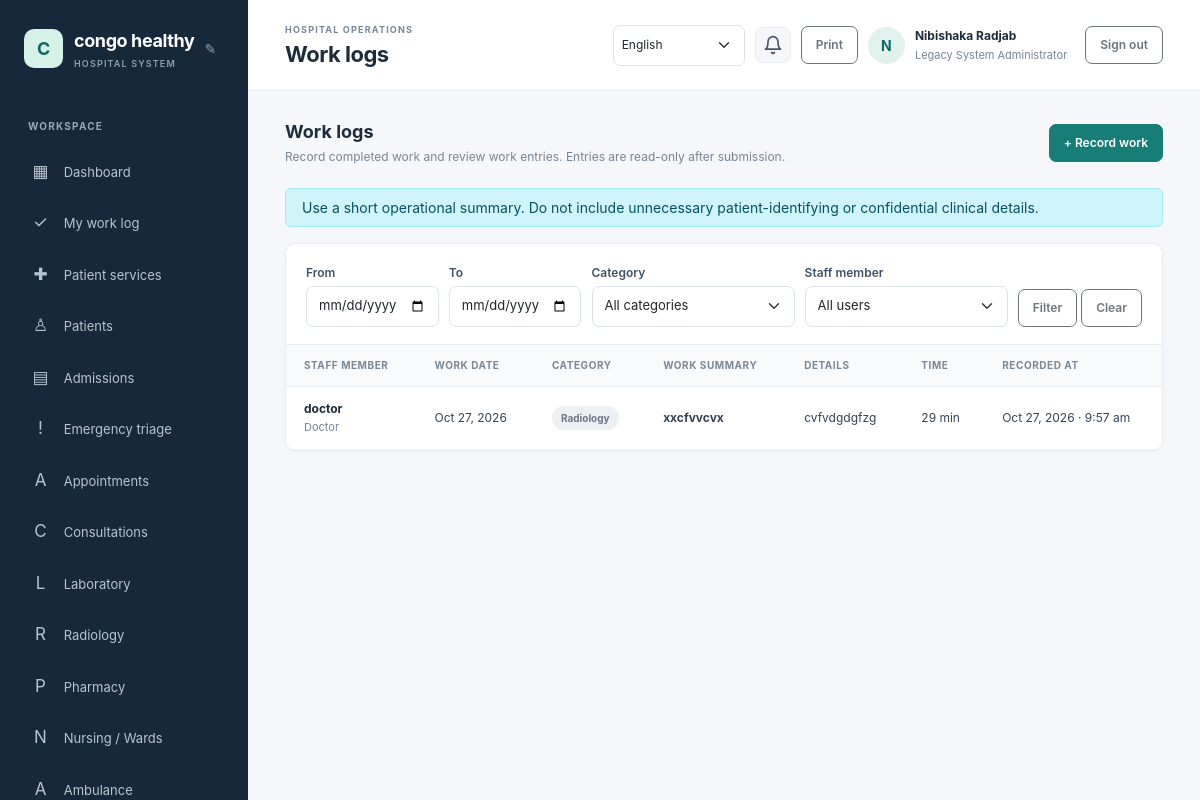
/work-log/index.php (signed in), run on the app's committed database.
### tables this page shows
CREATE TABLE `hospital_settings` (
  `setting_key` varchar(80) NOT NULL,
  `setting_value` text NOT NULL,
  `updated_at` timestamp NOT NULL DEFAULT current_timestamp() ON UPDATE current_timestamp()
);

CREATE TABLE `users` (
  `id` bigint(20) UNSIGNED NOT NULL,
  `role_id` tinyint(3) UNSIGNED NOT NULL,
  `full_name` varchar(160) NOT NULL,
  `email` varchar(190) NOT NULL,
  `password_hash` varchar(255) NOT NULL,
  `is_active` tinyint(1) NOT NULL DEFAULT 1,
  `payment_method` enum('bank_transfer','mobile_money','paypal','other') DEFAULT NULL,
  `payment_details` varchar(255) DEFAULT NULL,
  `last_login_at` datetime DEFAULT NULL,
  `created_at` timestamp NOT NULL DEFAULT current_timestamp()
);

CREATE TABLE `roles` (
  `id` tinyint(3) UNSIGNED NOT NULL,
  `role_key` varchar(40) NOT NULL,
  `name` varchar(80) NOT NULL
);

CREATE TABLE `work_logs` (
  `id` bigint(20) UNSIGNED NOT NULL,
  `user_id` bigint(20) UNSIGNED NOT NULL,
  `work_date` date NOT NULL,
  `category` varchar(40) NOT NULL,
  `summary` varchar(160) NOT NULL,
  `details` text NOT NULL,
  `duration_minutes` smallint(5) UNSIGNED DEFAULT NULL,
  `created_at` timestamp NOT NULL DEFAULT current_timestamp()
);

### config/database.php (called while the page is built, shortened)
<?php
$host = getenv('DB_HOST') ?: '127.0.0.1';
$port = getenv('DB_PORT') ?: '3306';
$name = getenv('DB_NAME') ?: 'hospital_management';
$user = getenv('DB_USER') ?: 'root';
$password = getenv('DB_PASSWORD') ?: '';
try {
    $pdo = new PDO(
        "mysql:host={$host};port={$port};dbname={$name};charset=utf8mb4",
        $user,
        $password,
        [
            PDO::ATTR_ERRMODE => PDO::ERRMODE_EXCEPTION,
            PDO::ATTR_DEFAULT_FETCH_MODE => PDO::FETCH_ASSOC,
            PDO::ATTR_EMULATE_PREPARES => false,
        ]
    );
} catch (PDOException $exception) {
    error_log('Database connection failed: ' . $exception->getMessage());
    http_response_code(500);
    exit('Database connection failed. Check the database settings and import database/schema.sql.');
}
return $pdo;

### includes/functions.php (called while the page is built, shortened)
<?php
function e(?string $value): string
{
    return htmlspecialchars($value ?? '', ENT_QUOTES | ENT_SUBSTITUTE, 'UTF-8');
}
function format_date(?string $value): string
{
    return date('M j, Y', strtotime($value));
}
function work_log_categories(): array
{
    return [
        'clinical_care' => 'Clinical care',
        'patient_support' => 'Patient support',
        'administration' => 'Administration',
        'laboratory' => 'Laboratory',
        'radiology' => 'Radiology',
        'pharmacy' => 'Pharmacy',
        'billing' => 'Billing',
        'inventory' => 'Inventory',
        'maintenance' => 'Maintenance',
        'training' => 'Training',
        'other' => 'Other',
    ];
}
function get_hospital_name(): string
{
    global $pdo;
    static $name = null;
    if ($name === null) {
        try {
            $name = (string) $pdo->query(
                "SELECT setting_value FROM hospital_settings WHERE setting_key = 'hospital_name'"
            )->fetchColumn();
        } catch (\Throwable) {
            $name = 'KivuCare';
        }
    }
    return $name;
}

### includes/auth.php (called while the page is built, shortened)
<?php
require_once __DIR__ . '/bootstrap.php';
function require_login(): void
{
    global $pdo;
    $statement = $pdo->prepare(
        'SELECT u.is_active, r.id AS role_id, r.role_key, r.name AS role_name
         FROM users u JOIN roles r ON r.id = u.role_id WHERE u.id = :id'
    );
    $statement->execute(['id' => $_SESSION['user']['id']]);
}
function has_permission(string $permissionKey): bool
{
    static $permissionsByRole = [];
    $roleId = (int) (current_user()['role_id'] ?? 0);
    if (!isset($permissionsByRole[$roleId])) {
        global $pdo;
        $statement = $pdo->prepare(
            'SELECT p.permission_key
             FROM role_permissions rp
             JOIN permissions p ON p.id = rp.permission_id
             WHERE rp.role_id = :role_id'
        );
        $statement->execute(['role_id' => $roleId]);
        $permissionsByRole[$roleId] = array_fill_keys(
            array_column($statement->fetchAll(), 'permission_key'),
            true
        );
    }
    return isset($permissionsByRole[$roleId][$permissionKey]);
}
function current_user(): array
{
    return $_SESSION['user'] ?? [];
}

### work-log/index.php (the view, shortened to what this page needs)
<?php
require_once __DIR__ . '/../includes/auth.php';
require_login();
$canViewAll = has_permission('work_logs.view_all');
$categories = work_log_categories();
$dateFrom = trim((string) ($_GET['date_from'] ?? ''));
$dateTo = trim((string) ($_GET['date_to'] ?? ''));
$filters = [];
$params = [];
$where = $filters === [] ? '' : 'WHERE ' . implode(' AND ', $filters);
$query = $pdo->prepare(
    "SELECT wl.id, wl.user_id, wl.work_date, wl.category, wl.summary, wl.details,
            wl.duration_minutes, wl.created_at, u.full_name, r.name AS role_name
     FROM work_logs wl
     JOIN users u ON u.id = wl.user_id
     JOIN roles r ON r.id = u.role_id
     {$where}
     ORDER BY wl.work_date DESC, wl.created_at DESC
     LIMIT 200"
);
$query->execute($params);
$workLogs = $query->fetchAll();
$pageTitle = $canViewAll ? 'Work logs' : 'My work log';
require __DIR__ . '/../includes/header.php';
?>
<div class="page-heading">
    <div><h2><?= e($pageTitle) ?></h2><p>Record completed work and review work entries. Entries are read-only after submission.</p></div>
    <?php if (has_permission('work_logs.create')): ?><a class="btn btn-primary" href="/hospital%20management/work-log/create.php">+ Record work</a><?php endif; ?>
</div>
<?php if (has_permission('work_logs.create')): ?>
    <div class="alert alert-info py-2">Use a short operational summary. Do not include unnecessary patient-identifying or confidential clinical details.</div>
<?php endif; ?>
<section class="content-card mt-0">
    <form class="card-heading row g-2 align-items-end" method="get" action="/hospital%20management/work-log/index.php">
        <div class="col-6 col-md-2"><label class="form-label mb-1" for="date_from">From</label><input class="form-control" id="date_from" name="date_from" type="date" value="<?= e($dateFrom) ?>"></div>
        <div class="col-6 col-md-2"><label class="form-label mb-1" for="date_to">To</label><input class="form-control" id="date_to" name="date_to" type="date" value="<?= e($dateTo) ?>"></div>
        <div class="col-6 col-md-3"><label class="form-label mb-1" for="category">Category</label><select class="form-select" id="category" name="category"><option value="">All categories</option></select></div>
        <?php if ($canViewAll): ?><div class="col-6 col-md-3"><label class="form-label mb-1" for="user_id">Staff member</label><select class="form-select" id="user_id" name="user_id"><option value="">All users</option></select></div><?php endif; ?>
        <div class="col-12 col-md-auto"><button class="btn btn-outline-secondary" type="submit">Filter</button> <a class="btn btn-outline-secondary" href="/hospital%20management/work-log/index.php">Clear</a></div>
    </form>
    <div class="table-responsive">
        <table class="table">
            <thead><tr><?php if ($canViewAll): ?><th>Staff member</th><?php endif; ?><th>Work date</th><th>Category</th><th>Work summary</th><th>Details</th><th>Time</th><th>Recorded at</th></tr></thead>
            <tbody>
            <?php if ($workLogs === []): ?>
                <tr><td class="empty-state" colspan="<?= $canViewAll ? 7 : 6 ?>">No work logs match these filters.</td></tr>
            <?php else: foreach ($workLogs as $entry): ?>
                <tr>
                    <?php if ($canViewAll): ?><td><span class="patient-name"><?= e($entry['full_name']) ?></span><br><span class="subtle"><?= e($entry['role_name']) ?></span></td><?php endif; ?>
                    <td><?= e(format_date($entry['work_date'])) ?></td>
                    <td><span class="badge-neutral"><?= e($categories[$entry['category']] ?? $entry['category']) ?></span></td>
                    <td class="patient-name"><?= e($entry['summary']) ?></td>
                    <td><?= nl2br(e($entry['details'])) ?></td>
                    <td><?= $entry['duration_minutes'] === null ? '—' : e((string) $entry['duration_minutes'] . ' min') ?></td>
                    <td><?= e(date('M j, Y · g:i a', strtotime($entry['created_at']))) ?></td>
                </tr>
            <?php endforeach; endif; ?>
            </tbody>
        </table>
    </div>
</section>
<?php require __DIR__ . '/../includes/footer.php'; ?>

### includes/header.php (shortened to what this page needs)
<?php
$pageTitle = $pageTitle ?? 'Dashboard';
$user = current_user();
$_hospitalName = get_hospital_name();
?>
<!doctype html>
<html lang="en">
<head>
    <link href="https://cdn.jsdelivr.net/npm/bootstrap@5.3.3/dist/css/bootstrap.min.css" rel="stylesheet">
    <link href="/hospital%20management/assets/css/app.css" rel="stylesheet">
</head>
<body>
<div class="app-shell">
    <aside class="sidebar" id="workspace-menu" aria-label="Workspace navigation">
        <div class="brand-wrap">
            <a class="brand" href="/hospital%20management/dashboard.php"><span class="brand-mark"><?= e(strtoupper(substr($_hospitalName, 0, 1))) ?></span><span><?= e($_hospitalName) ?><small>HOSPITAL SYSTEM</small></span></a>
            <?php if (has_permission('settings.manage') || ($user['role_key'] ?? '') === 'hospital_admin'): ?>
            <button id="brand-edit-btn" class="brand-edit-btn" title="Edit hospital name">&#9998;</button>
            <?php endif; ?>
        </div>
        <div class="nav-label">WORKSPACE</div>
        <nav class="nav flex-column">
            <a class="nav-link" href="/hospital%20management/dashboard.php"><span>▦</span> Dashboard</a>
            <?php if (has_permission('work_logs.view_own')): ?>
                <a class="nav-link" href="/hospital%20management/work-log/index.php"><span>✓</span> My work log</a>
            <?php endif; ?>
            <?php if (has_permission('patient_services.view_own') || has_permission('patient_services.view_all')): ?>
                <a class="nav-link" href="/hospital%20management/patient-services/index.php"><span>✚</span> Patient services</a>
            <?php endif; ?>
            <?php if (has_permission('patients.view')): ?>
                <a class="nav-link" href="/hospital%20management/patient/index.php"><span>♙</span> Patients</a>
            <?php endif; ?>
            <?php if (has_permission('admissions.view')): ?>
                <a class="nav-link" href="/hospital%20management/admission/index.php"><span>▤</span> Admissions</a>
            <?php endif; ?>
            <?php if (has_permission('triage.view')): ?>
                <a class="nav-link" href="/hospital%20management/emergency/index.php"><span>!</span> Emergency triage</a>
            <?php endif; ?>
            <?php if (has_permission('appointments.view')): ?>
                <a class="nav-link" href="/hospital%20management/appointments/index.php"><span>A</span> Appointments</a>
            <?php endif; ?>
            <?php if (has_permission('visits.view')): ?>
                <a class="nav-link" href="/hospital%20management/consultations/index.php"><span>C</span> Consultations</a>
            <?php endif; ?>
            <?php if (has_permission('lab.requests.view') || has_permission('lab.results.view')): ?>
                <a class="nav-link" href="/hospital%20management/laboratory/index.php"><span>L</span> Laboratory</a>
            <?php endif; ?>
            <?php if (has_permission('radiology.requests.view') || has_permission('radiology.results.manage')): ?>
                <a class="nav-link" href="/hospital%20management/radiology/index.php"><span>R</span> Radiology</a>
            <?php endif; ?>
            <?php if (has_permission('prescriptions.create') || has_permission('prescriptions.view') || has_permission('pharmacy.dispense')): ?>
                <a class="nav-link" href="/hospital%20management/pharmacy/index.php"><span>P</span> Pharmacy</a>
            <?php endif; ?>
            <?php if (has_permission('nursing_notes.manage')): ?>
                <a class="nav-link" href="/hospital%20management/nursing/index.php"><span>N</span> Nursing / Wards</a>
            <?php endif; ?>
            <?php if (has_permission('ambulance.manage') || has_permission('ambulance.requests.create') || has_permission('emergency_requests.view')): ?>
                <a class="nav-link" href="/hospital%20management/ambulance/index.php"><span>A</span> Ambulance</a>
            <?php endif; ?>
        </nav>
    </aside>
    <main class="main-content">
        <header class="topbar">
            <div class="topbar-heading">
                <div>
                    <div class="eyebrow">HOSPITAL OPERATIONS</div>
                    <h1><?= e($pageTitle) ?></h1>
                </div>
            </div>
            <div class="user-menu">
                <?= render_language_switcher() ?>
                <div class="notif-bell no-print" id="notifBell" title="Notifications" role="button" tabindex="0" aria-haspopup="true" aria-expanded="false">
                    <svg class="notif-icon" xmlns="http://www.w3.org/2000/svg" width="20" height="20" viewBox="0 0 24 24" fill="none" stroke="currentColor" stroke-width="2" stroke-linecap="round" stroke-linejoin="round" aria-hidden="true"><path d="M18 8A6 6 0 0 0 6 8c0 7-3 9-3 9h18s-3-2-3-9"/><path d="M13.73 21a2 2 0 0 1-3.46 0"/></svg>
                </div>
                <button class="btn btn-sm btn-outline-secondary print-page no-print" type="button" onclick="window.print()">Print</button>
                <a class="avatar no-print" href="/hospital%20management/profile.php" title="Edit profile"><?= e(strtoupper(substr($user['full_name'] ?? 'U', 0, 1))) ?></a>
                <a class="user-detail no-print" href="/hospital%20management/profile.php"><strong><?= e($user['full_name'] ?? '') ?></strong><span><?= e($user['role_name'] ?? '') ?></span></a>
                <form method="post" action="/hospital%20management/logout.php" class="ms-2">
                    <button class="btn btn-sm btn-outline-secondary" type="submit">Sign out</button>
                </form>
            </div>
        </header>
        <section class="page-body">

### data on the page
hospital_settings: setting_value "C", setting_value "congo healthy"
users: role.name "Legacy System Administrator"
work_logs: user.full_name "doctor", roles.name "Doctor", work_date "Oct 27, 2026", category "Radiology", summary "xxcfvvcvx", details "cvfvdgdgfzg", duration_minutes "29 min", created_at "Oct 27, 2026 · 9:57 am"

### other printed values
$pageTitle "Work logs"
substr($user['full_name'] ?? 'U', 0, 1) "N"
$user['full_name'] "Nibishaka Radjab"
form field lang "English"
